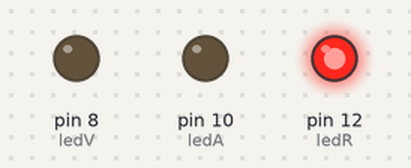
The sketch below on a simulated Arduino Uno, built with avr-gcc and run on an emulated ATmega328P. On the bench: output pins drawn as LEDs (lit = HIGH).

Above: at 0.1 s.
Timing chart, 0 to 1.6 s (numbered marks = the images above):
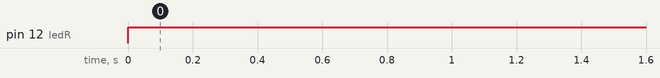

The sketch:

2-TrafficLight.ino
```cpp
// declaration of Integer constant variables

const int ledR = 12;               // red LED connected in pin 12
const int ledA = 10;               // yellow LED connected in pin 10
const int ledV = 8;                // green LED connected in pin 8

// the setup function is executed just once

void setup() {
  // initialize the LEDs pins as digital outputs
 pinMode(ledR, OUTPUT);
 pinMode(ledA, OUTPUT);
 pinMode(ledV, OUTPUT);
}

// the loop function is executed repeatedly in an infinite way

void loop() {
  // red traffic light status
digitalWrite(ledR, HIGH);     // send 5V to the pin of the red LED
digitalWrite(ledA, LOW);      // send 0V to the pin of the yellow LED
digitalWrite(ledV, LOW);      // send 0V to the pin of the green LED
delay(10000);                 // wait ten seconds

  // yellow traffic light status

  // green traffic light status

}
```

Measured:
- by itself, pin 12 (ledR): LOW → HIGH at 0.00 s
